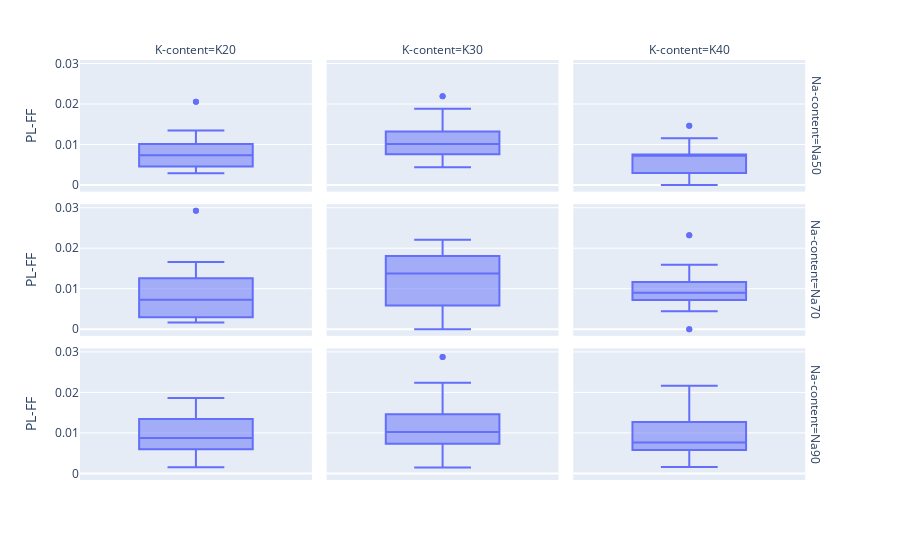

Notebook source saved alongside this figure:
### Code cell
fig_Alkali_FF_raw = px.box(Alkali_test_l, y="PL-FF", 
                           facet_row="Na-content", facet_col="K-content",
                          #category_orders={"Na-content": ["Na50", "Na70", "Na90"], "K-content": ["K20", "K30", "K40"]}
                          )
fig_Alkali_FF_raw.update_layout(boxmode='overlay')
fig_Alkali_FF_raw.show()

### Figure 1 — Plotly figure (JSON) as saved in the notebook; plotly's stock layout.template omitted (floating-point values rounded to 4 significant figures)
{"data": [{"alignmentgroup": "True", "hovertemplate": "Na-content=Na50<br>K-content=K20<br>PL-FF=%{y}<extra></extra>", "legendgroup": "", "marker": {"color": "#636efa"}, "name": "", "notched": false, "offsetgroup": "", "orientation": "v", "showlegend": false, "type": "box", "x0": " ", "xaxis": "x7", "y": [0.02053, 0.01343, 0.00744, 0.005839, 0.009509, 0.00463, 0.004532, 0.002907, 0.01176, 0.002981, 0.008746, 0.004573, 0.0064, 0.007375, 0.01012, 0.02053, 0.01343, 0.005839, 0.009509, 0.00463, 0.004532, 0.002907, 0.01176, 0.002981, 0.008746, 0.004573, 0.0064, 0.007375, 0.01012], "y0": " ", "yaxis": "y7"}, {"alignmentgroup": "True", "hovertemplate": "Na-content=Na50<br>K-content=K30<br>PL-FF=%{y}<extra></extra>", "legendgroup": "", "marker": {"color": "#636efa"}, "name": "", "notched": false, "offsetgroup": "", "orientation": "v", "showlegend": false, "type": "box", "x0": " ", "xaxis": "x8", "y": [0.01028, 0.00753, 0.007622, 0.01762, 0.008746, 0.0219, 0.005822, 0.008915, 0.01009, 0.01014, 0.01881, 0.01322, 0.004405, 0.01037, 0.01173, 0.01028, 0.00753, 0.007622, 0.01762, 0.008746, 0.0219, 0.005822, 0.008915, 0.01009, 0.01014, 0.01881, 0.01322, 0.004405, 0.01037, 0.01173], "y0": " ", "yaxis": "y8"}, {"alignmentgroup": "True", "hovertemplate": "Na-content=Na50<br>K-content=K40<br>PL-FF=%{y}<extra></extra>", "legendgroup": "", "marker": {"color": "#636efa"}, "name": "", "notched": false, "offsetgroup": "", "orientation": "v", "showlegend": false, "type": "box", "x0": " ", "xaxis": "x9", "y": [0.007353, 0.007407, 0.007657, 0.007205, 0.004392, 0.001451, 0.01153, 0.007289, 0.001592, 0.002937, 0.007541, 0.01464, 0.005806, 0, 0.007353, 0.007407, 0.007657, 0.007205, 0.004392, 0.001451, 0.007289, 0.001592, 0.002937, 0.007541, 0.01464, 0.005806, 0], "y0": " ", "yaxis": "y9"}, {"alignmentgroup": "True", "hovertemplate": "Na-content=Na70<br>K-content=K20<br>PL-FF=%{y}<extra></extra>", "legendgroup": "", "marker": {"color": "#636efa"}, "name": "", "notched": false, "offsetgroup": "", "orientation": "v", "showlegend": false, "type": "box", "x0": " ", "xaxis": "x4", "y": [0.004451, 0.002959, 0.003012, 0.01662, 0.008889, 0.002911, 0.00731, 0.008772, 0.007299, 0.00165, 0.02924, 0.0163, 0.004451, 0.002959, 0.003012, 0.01662, 0.008889, 0.002911, 0.00731, 0.008772, 0.007299, 0.00165, 0.02924, 0.0163], "y0": " ", "yaxis": "y4"}, {"alignmentgroup": "True", "hovertemplate": "Na-content=Na70<br>K-content=K30<br>PL-FF=%{y}<extra></extra>", "legendgroup": "", "marker": {"color": "#636efa"}, "name": "", "notched": false, "offsetgroup": "", "orientation": "v", "showlegend": false, "type": "box", "x0": " ", "xaxis": "x5", "y": [0.005831, 0.01039, 0.01742, 0.01627, 0.005848, 0.004412, 0.02206, 0.005848, 0.01441, 0.01435, 0.01879, 0.01318, 0.02193, 0.001524, 0, 0.02183, 0.005831, 0.01039, 0.01742, 0.01627, 0.005848, 0.004412, 0.02206, 0.005848, 0.01441, 0.01435, 0.01879, 0.01318, 0.02193, 0.001524, 0, 0.02183], "y0": " ", "yaxis": "y5"}, {"alignmentgroup": "True", "hovertemplate": "Na-content=Na70<br>K-content=K40<br>PL-FF=%{y}<extra></extra>", "legendgroup": "", "marker": {"color": "#636efa"}, "name": "", "notched": false, "offsetgroup": "", "orientation": "v", "showlegend": false, "type": "box", "x0": " ", "xaxis": "x6", "y": [0.008785, 0.008721, 0.01014, 0.004418, 0.01571, 0.007236, 0.02319, 0, 0.007184, 0.01164, 0.004608, 0.01009, 0.01592, 0.009217, 0.008785, 0.008721, 0.01014, 0.004418, 0.01571, 0.007236, 0.02319, 0, 0.007184, 0.01164, 0.004608, 0.01009, 0.01592, 0.009217], "y0": " ", "yaxis": "y6"}, {"alignmentgroup": "True", "hovertemplate": "Na-content=Na90<br>K-content=K20<br>PL-FF=%{y}<extra></extra>", "legendgroup": "", "marker": {"color": "#636efa"}, "name": "", "notched": false, "offsetgroup": "", "orientation": "v", "showlegend": false, "type": "box", "x0": " ", "xaxis": "x", "y": [0.01345, 0.001504, 0.00607, 0.01778, 0.005961, 0.003003, 0.0146, 0.008772, 0.01168, 0.008683, 0.01304, 0.001621, 0.01863, 0.005944, 0.01345, 0.001504, 0.00607, 0.01778, 0.005961, 0.003003, 0.0146, 0.008772, 0.01168, 0.008683, 0.01304, 0.001621, 0.01863, 0.005944], "y0": " ", "yaxis": "y"}, {"alignmentgroup": "True", "hovertemplate": "Na-content=Na90<br>K-content=K30<br>PL-FF=%{y}<extra></extra>", "legendgroup": "", "marker": {"color": "#636efa"}, "name": "", "notched": false, "offsetgroup": "", "orientation": "v", "showlegend": false, "type": "box", "x0": " ", "xaxis": "x2", "y": [0.01791, 0.01025, 0.00149, 0.008772, 0.01462, 0.007321, 0.0102, 0.01017, 0.02874, 0.01022, 0.02239, 0.001585, 0.001484, 0.01791, 0.01025, 0.00149, 0.008772, 0.01462, 0.007321, 0.0102, 0.01017, 0.02874, 0.01022, 0.02239, 0.001585, 0.001484], "y0": " ", "yaxis": "y2"}, {"alignmentgroup": "True", "hovertemplate": "Na-content=Na90<br>K-content=K40<br>PL-FF=%{y}<extra></extra>", "legendgroup": "", "marker": {"color": "#636efa"}, "name": "", "notched": false, "offsetgroup": "", "orientation": "v", "showlegend": false, "type": "box", "x0": " ", "xaxis": "x3", "y": [0.01314, 0.0117, 0.0122, 0.006359, 0.00578, 0.004323, 0.005822, 0.0059, 0.01175, 0.005797, 0.01576, 0.00159, 0.01783, 0.006192, 0.008863, 0.02165, 0.01314, 0.0117, 0.0122, 0.006359, 0.00578, 0.004323, 0.005822, 0.0059, 0.01175, 0.005797, 0.01576, 0.00159, 0.01783, 0.006192, 0.008863, 0.02165], "y0": " ", "yaxis": "y3"}], "layout": {"annotations": [{"font": {}, "showarrow": false, "text": "K-content=K20", "x": 0.1567, "xanchor": "center", "xref": "paper", "y": 1.0, "yanchor": "bottom", "yref": "paper"}, {"font": {}, "showarrow": false, "text": "K-content=K30", "x": 0.49, "xanchor": "center", "xref": "paper", "y": 1.0, "yanchor": "bottom", "yref": "paper"}, {"font": {}, "showarrow": false, "text": "K-content=K40", "x": 0.8233, "xanchor": "center", "xref": "paper", "y": 1.0, "yanchor": "bottom", "yref": "paper"}, {"font": {}, "showarrow": false, "text": "Na-content=Na90", "textangle": 90, "x": 0.98, "xanchor": "left", "xref": "paper", "y": 0.1567, "yanchor": "middle", "yref": "paper"}, {"font": {}, "showarrow": false, "text": "Na-content=Na70", "textangle": 90, "x": 0.98, "xanchor": "left", "xref": "paper", "y": 0.5, "yanchor": "middle", "yref": "paper"}, {"font": {}, "showarrow": false, "text": "Na-content=Na50", "textangle": 90, "x": 0.98, "xanchor": "left", "xref": "paper", "y": 0.8433, "yanchor": "middle", "yref": "paper"}], "boxmode": "overlay", "legend": {"tracegroupgap": 0}, "margin": {"t": 60}, "xaxis": {"anchor": "y", "domain": [0, 0.3133]}, "xaxis2": {"anchor": "y2", "domain": [0.3333, 0.6467], "matches": "x"}, "xaxis3": {"anchor": "y3", "domain": [0.6667, 0.98], "matches": "x"}, "xaxis4": {"anchor": "y4", "domain": [0, 0.3133], "matches": "x", "showticklabels": false}, "xaxis5": {"anchor": "y5", "domain": [0.3333, 0.6467], "matches": "x", "showticklabels": false}, "xaxis6": {"anchor": "y6", "domain": [0.6667, 0.98], "matches": "x", "showticklabels": false}, "xaxis7": {"anchor": "y7", "domain": [0, 0.3133], "matches": "x", "showticklabels": false}, "xaxis8": {"anchor": "y8", "domain": [0.3333, 0.6467], "matches": "x", "showticklabels": false}, "xaxis9": {"anchor": "y9", "domain": [0.6667, 0.98], "matches": "x", "showticklabels": false}, "yaxis": {"anchor": "x", "domain": [0, 0.3133], "title": {"text": "PL-FF"}}, "yaxis2": {"anchor": "x2", "domain": [0, 0.3133], "matches": "y", "showticklabels": false}, "yaxis3": {"anchor": "x3", "domain": [0, 0.3133], "matches": "y", "showticklabels": false}, "yaxis4": {"anchor": "x4", "domain": [0.3433, 0.6567], "matches": "y", "title": {"text": "PL-FF"}}, "yaxis5": {"anchor": "x5", "domain": [0.3433, 0.6567], "matches": "y", "showticklabels": false}, "yaxis6": {"anchor": "x6", "domain": [0.3433, 0.6567], "matches": "y", "showticklabels": false}, "yaxis7": {"anchor": "x7", "domain": [0.6867, 1.0], "matches": "y", "title": {"text": "PL-FF"}}, "yaxis8": {"anchor": "x8", "domain": [0.6867, 1.0], "matches": "y", "showticklabels": false}, "yaxis9": {"anchor": "x9", "domain": [0.6867, 1.0], "matches": "y", "showticklabels": false}}}
